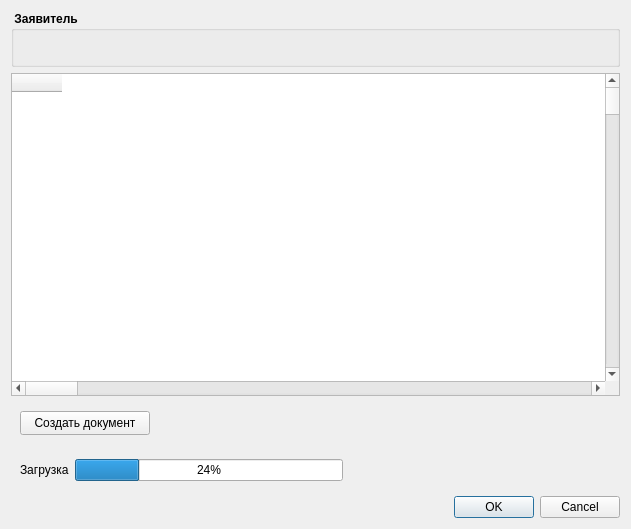
<?xml version="1.0" encoding="UTF-8"?>
<ui version="4.0">
 <class>Dialog_SelectDocument</class>
 <widget class="QDialog" name="Dialog_SelectDocument">
  <property name="geometry">
   <rect>
    <x>0</x>
    <y>0</y>
    <width>631</width>
    <height>529</height>
   </rect>
  </property>
  <property name="windowTitle">
   <string>Dialog</string>
  </property>
  <layout class="QVBoxLayout" name="verticalLayout_2">
   <item>
    <widget class="QGroupBox" name="groupBox">
     <property name="font">
      <font>
       <weight>75</weight>
       <bold>true</bold>
      </font>
     </property>
     <property name="title">
      <string> Заявитель</string>
     </property>
     <layout class="QVBoxLayout" name="verticalLayout">
      <item>
       <widget class="QLabel" name="l_Client">
        <property name="font">
         <font>
          <pointsize>10</pointsize>
          <weight>50</weight>
          <bold>false</bold>
         </font>
        </property>
        <property name="text">
         <string/>
        </property>
       </widget>
      </item>
     </layout>
    </widget>
   </item>
   <item>
    <widget class="QFrame" name="frame">
     <property name="frameShape">
      <enum>QFrame::StyledPanel</enum>
     </property>
     <layout class="QGridLayout" name="gridLayout">
      <property name="leftMargin">
       <number>0</number>
      </property>
      <property name="topMargin">
       <number>0</number>
      </property>
      <property name="rightMargin">
       <number>0</number>
      </property>
      <property name="bottomMargin">
       <number>0</number>
      </property>
      <property name="spacing">
       <number>0</number>
      </property>
      <item row="0" column="1">
       <widget class="QTableView" name="tableView">
        <property name="frameShape">
         <enum>QFrame::NoFrame</enum>
        </property>
        <property name="verticalScrollBarPolicy">
         <enum>Qt::ScrollBarAlwaysOff</enum>
        </property>
        <property name="horizontalScrollBarPolicy">
         <enum>Qt::ScrollBarAlwaysOff</enum>
        </property>
        <property name="editTriggers">
         <set>QAbstractItemView::NoEditTriggers</set>
        </property>
        <property name="alternatingRowColors">
         <bool>true</bool>
        </property>
        <property name="selectionMode">
         <enum>QAbstractItemView::NoSelection</enum>
        </property>
        <property name="verticalScrollMode">
         <enum>QAbstractItemView::ScrollPerPixel</enum>
        </property>
        <property name="horizontalScrollMode">
         <enum>QAbstractItemView::ScrollPerPixel</enum>
        </property>
        <attribute name="horizontalHeaderStretchLastSection">
         <bool>true</bool>
        </attribute>
        <attribute name="verticalHeaderVisible">
         <bool>false</bool>
        </attribute>
       </widget>
      </item>
      <item row="1" column="0" colspan="2">
       <widget class="QScrollBar" name="horizontalScrollBar">
        <property name="orientation">
         <enum>Qt::Horizontal</enum>
        </property>
       </widget>
      </item>
      <item row="0" column="2">
       <widget class="QScrollBar" name="verticalScrollBar">
        <property name="orientation">
         <enum>Qt::Vertical</enum>
        </property>
       </widget>
      </item>
      <item row="0" column="0">
       <widget class="QTableWidget" name="tableWidget">
        <property name="minimumSize">
         <size>
          <width>50</width>
          <height>0</height>
         </size>
        </property>
        <property name="maximumSize">
         <size>
          <width>50</width>
          <height>16777215</height>
         </size>
        </property>
        <property name="frameShape">
         <enum>QFrame::NoFrame</enum>
        </property>
        <property name="verticalScrollBarPolicy">
         <enum>Qt::ScrollBarAlwaysOff</enum>
        </property>
        <property name="horizontalScrollBarPolicy">
         <enum>Qt::ScrollBarAlwaysOff</enum>
        </property>
        <property name="editTriggers">
         <set>QAbstractItemView::NoEditTriggers</set>
        </property>
        <property name="alternatingRowColors">
         <bool>true</bool>
        </property>
        <property name="selectionMode">
         <enum>QAbstractItemView::NoSelection</enum>
        </property>
        <property name="verticalScrollMode">
         <enum>QAbstractItemView::ScrollPerPixel</enum>
        </property>
        <property name="horizontalScrollMode">
         <enum>QAbstractItemView::ScrollPerPixel</enum>
        </property>
        <attribute name="horizontalHeaderStretchLastSection">
         <bool>true</bool>
        </attribute>
        <column>
         <property name="text">
          <string/>
         </property>
        </column>
       </widget>
      </item>
     </layout>
    </widget>
   </item>
   <item>
    <widget class="QWidget" name="wgt_ToolButtons" native="true">
     <layout class="QHBoxLayout" name="horizontalLayout_2">
      <item>
       <widget class="QToolButton" name="tBt_Create">
        <property name="minimumSize">
         <size>
          <width>130</width>
          <height>24</height>
         </size>
        </property>
        <property name="text">
         <string>Создать документ</string>
        </property>
        <property name="popupMode">
         <enum>QToolButton::InstantPopup</enum>
        </property>
       </widget>
      </item>
      <item>
       <spacer name="horizontalSpacer_2">
        <property name="orientation">
         <enum>Qt::Horizontal</enum>
        </property>
        <property name="sizeHint" stdset="0">
         <size>
          <width>456</width>
          <height>20</height>
         </size>
        </property>
       </spacer>
      </item>
     </layout>
    </widget>
   </item>
   <item>
    <widget class="QWidget" name="wgt_Progress" native="true">
     <layout class="QHBoxLayout" name="horizontalLayout">
      <item>
       <widget class="QLabel" name="label">
        <property name="text">
         <string>Загрузка</string>
        </property>
       </widget>
      </item>
      <item>
       <widget class="QProgressBar" name="pBar">
        <property name="value">
         <number>24</number>
        </property>
       </widget>
      </item>
      <item>
       <spacer name="horizontalSpacer">
        <property name="orientation">
         <enum>Qt::Horizontal</enum>
        </property>
        <property name="sizeHint" stdset="0">
         <size>
          <width>266</width>
          <height>20</height>
         </size>
        </property>
       </spacer>
      </item>
     </layout>
    </widget>
   </item>
   <item>
    <widget class="QDialogButtonBox" name="buttonBox">
     <property name="standardButtons">
      <set>QDialogButtonBox::Cancel|QDialogButtonBox::Ok</set>
     </property>
    </widget>
   </item>
  </layout>
 </widget>
 <resources/>
 <connections>
  <connection>
   <sender>buttonBox</sender>
   <signal>accepted()</signal>
   <receiver>Dialog_SelectDocument</receiver>
   <slot>accept()</slot>
   <hints>
    <hint type="sourcelabel">
     <x>237</x>
     <y>211</y>
    </hint>
    <hint type="destinationlabel">
     <x>199</x>
     <y>149</y>
    </hint>
   </hints>
  </connection>
  <connection>
   <sender>buttonBox</sender>
   <signal>rejected()</signal>
   <receiver>Dialog_SelectDocument</receiver>
   <slot>reject()</slot>
   <hints>
    <hint type="sourcelabel">
     <x>237</x>
     <y>211</y>
    </hint>
    <hint type="destinationlabel">
     <x>199</x>
     <y>149</y>
    </hint>
   </hints>
  </connection>
 </connections>
</ui>
